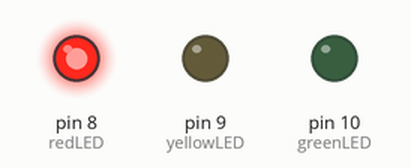
Simulated run of this sketch. Board: Arduino Uno, built with avr-gcc and run on an emulated ATmega328P. Shown: output pins drawn as LEDs (lit = HIGH). What the sketch prints to the serial monitor is not drawn.

Above: at 3.5 s.
At 8.5 s:
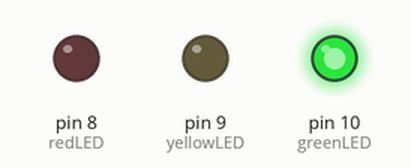
At 12.0 s:
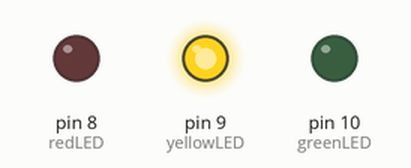
Timing chart, 0 to 16.6 s (numbered marks = the images above):
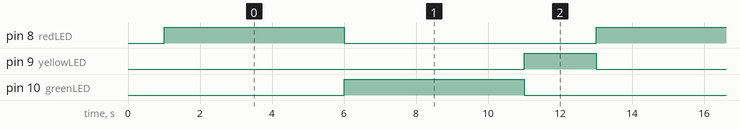

The sketch:

traffic_light.ino
```cpp
// Traffic Light Control System
// Components: Arduino Uno, 3x LEDs (Red, Yellow, Green), 3x 220Ω Resistors
// Simulates automatic traffic light sequence

// LED Pins
const int redLED = 8;
const int yellowLED = 9;
const int greenLED = 10;

// Timing intervals (in milliseconds)
const int RED_TIME = 5000;      // Red light: 5 seconds
const int YELLOW_TIME = 2000;   // Yellow light: 2 seconds
const int GREEN_TIME = 5000;    // Green light: 5 seconds

void setup() {
  // Initialize Serial Monitor
  Serial.begin(9600);

  // Configure LED pins as outputs
  pinMode(redLED, OUTPUT);
  pinMode(yellowLED, OUTPUT);
  pinMode(greenLED, OUTPUT);

  // Start with all LEDs off
  allOff();

  Serial.println("Traffic Light System Started");
  Serial.println("Sequence: RED → GREEN → YELLOW → RED");
  delay(1000);
}

void loop() {
  // RED LIGHT - Stop
  Serial.println("🔴 RED LIGHT - STOP");
  digitalWrite(redLED, HIGH);
  digitalWrite(yellowLED, LOW);
  digitalWrite(greenLED, LOW);
  delay(RED_TIME);

  // GREEN LIGHT - Go
  Serial.println("🟢 GREEN LIGHT - GO");
  digitalWrite(redLED, LOW);
  digitalWrite(yellowLED, LOW);
  digitalWrite(greenLED, HIGH);
  delay(GREEN_TIME);

  // YELLOW LIGHT - Prepare to stop
  Serial.println("🟡 YELLOW LIGHT - CAUTION");
  digitalWrite(redLED, LOW);
  digitalWrite(yellowLED, HIGH);
  digitalWrite(greenLED, LOW);
  delay(YELLOW_TIME);

  // Cycle repeats
  Serial.println("---");
}

// Function: Turn off all LEDs
void allOff() {
  digitalWrite(redLED, LOW);
  digitalWrite(yellowLED, LOW);
  digitalWrite(greenLED, LOW);
}

// Function: Test all LEDs
void testLEDs() {
  Serial.println("Testing LEDs...");

  digitalWrite(redLED, HIGH);
  delay(500);
  digitalWrite(redLED, LOW);

  digitalWrite(yellowLED, HIGH);
  delay(500);
  digitalWrite(yellowLED, LOW);

  digitalWrite(greenLED, HIGH);
  delay(500);
  digitalWrite(greenLED, LOW);

  Serial.println("Test Complete");
}
```

Measured:
- by itself, pin 8 (redLED), pin 10 (greenLED): alternates HIGH for 5.0 s and LOW for 7.0 s
- by itself, pin 9 (yellowLED): alternates HIGH for 2.0 s and LOW for 10.0 s
- by itself, everything shown: repeats every 12.0 s, in 3 steps
